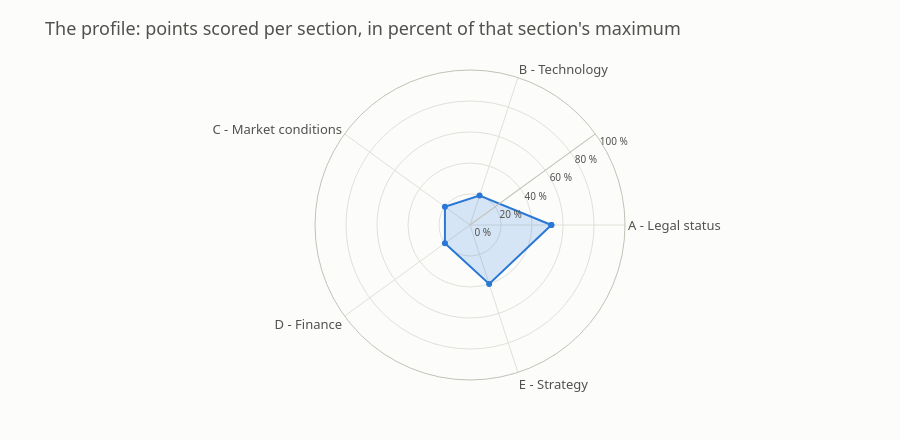

Source (notebook cell):
### Markdown cell above
---

## Step 3 — The profile: where this patent is strong, and where it is weak

The first read-out uses **all forty** answers. Each section scores points out of its own
maximum, and the shape that comes out is the qualitative verdict: a patent can be legally
solid and commercially thin, or the other way round, and the radar shows which.

This is also the half of IPScore that never touches the money — and it is the half most
clients find immediately useful, because it points at *what to fix*.

### Code cell
prof = kit.profile(answers, spec)

section_max = {key: 5 * len(spec.of_section(key)) for key in spec.sections}
radar = pd.DataFrame([
    {
        "Section": f"{key} - {title}",
        "Points": prof.section_points[key],
        "Maximum": section_max[key],
        "Percent": prof.section_points[key] / section_max[key] * 100,
    }
    for key, title in spec.sections.items()
])

fig_profile = go.Figure()
fig_profile.add_trace(go.Scatterpolar(
    r=list(radar["Percent"]) + [radar["Percent"].iloc[0]],
    theta=list(radar["Section"]) + [radar["Section"].iloc[0]],
    fill="toself", name="This patent",
    line={"color": kit.PALETTE["revenue"], "width": 2},
    fillcolor="rgba(42,120,214,0.18)",
    hovertemplate="%{theta}<br>%{r:.0f} % of the section maximum<extra></extra>",
))
fig_profile.update_layout(
    **kit.CHART_LAYOUT, height=440, showlegend=False,
    title="The profile: points scored per section, in percent of that section's maximum",
    polar={
        "bgcolor": kit.PALETTE["surface"],
        "radialaxis": {"visible": True, "range": [0, 100], "angle": 36, "tickangle": 36,
                       "gridcolor": kit.PALETTE["grid"], "linecolor": kit.PALETTE["axis"],
                       "ticksuffix": " %", "tickfont": {"size": 10}},
        "angularaxis": {"gridcolor": kit.PALETTE["grid"], "linecolor": kit.PALETTE["axis"]},
    },
)
fig_profile.show()

print(f"Total  {prof.total_points} / {prof.max_points} points")
print(f"Average risk         {prof.average_risk:+.2f}   (0 = no weakness, -1 = worst on every risk driver)")
print(f"Average opportunity  {prof.average_opportunity:+.2f}   (0 = no upside, +1 = best on every opportunity driver)")

### Figure 1 — Plotly figure (JSON) as saved in the notebook; plotly's stock layout.template omitted (floating-point values rounded to 4 significant figures)
{"data": [{"fill": "toself", "fillcolor": "rgba(42,120,214,0.18)", "hovertemplate": "%{theta}<br>%{r:.0f} % of the section maximum<extra></extra>", "line": {"color": "#2a78d6", "width": 2}, "name": "This patent", "r": [52.5, 20, 20, 20, 40, 52.5], "theta": ["A - Legal status", "B - Technology", "C - Market conditions", "D - Finance", "E - Strategy", "A - Legal status"], "type": "scatterpolar"}], "layout": {"font": {"color": "#52514e", "family": "system-ui, -apple-system, Segoe UI, sans-serif", "size": 13}, "height": 440, "legend": {"orientation": "h", "x": 0, "y": -0.18}, "margin": {"b": 60, "l": 70, "r": 30, "t": 70}, "paper_bgcolor": "#fcfcfb", "plot_bgcolor": "#fcfcfb", "polar": {"angularaxis": {"gridcolor": "#e1e0d9", "linecolor": "#c3c2b7"}, "bgcolor": "#fcfcfb", "radialaxis": {"angle": 36, "gridcolor": "#e1e0d9", "linecolor": "#c3c2b7", "range": [0, 100], "tickangle": 36, "tickfont": {"size": 10}, "ticksuffix": " %", "visible": true}}, "showlegend": false, "title": {"text": "The profile: points scored per section, in percent of that section's maximum"}, "xaxis": {"gridcolor": "#e1e0d9", "linecolor": "#c3c2b7", "zeroline": false}, "yaxis": {"gridcolor": "#e1e0d9", "linecolor": "#c3c2b7", "zeroline": false}}}
